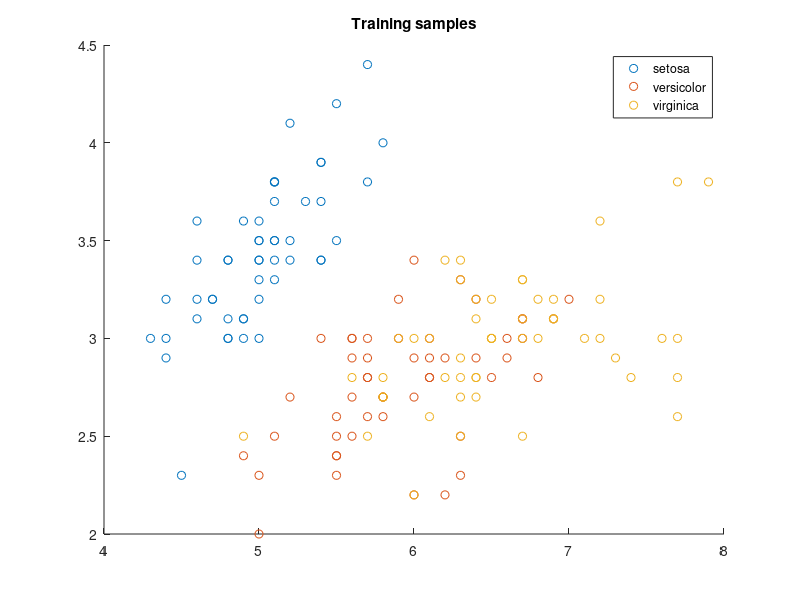

This chart was generated by the following MATLAB code: (Note: this script raises an error after producing the figure.)
% Parzen windows classifier applied to Fisher's iris data
% --------------------------------------------------
% Author: 2006 Jussi Tohka, Institute of Signal Processing
% Tampere University of Technology, Finland
% --------------------------------------------------
% Permission to use, copy, modify, and distribute this software 
% for any purpose and without fee is hereby
% granted. The author and Tampere University of Technology 
% make no representations
% about the suitability of this software for any purpose.  It is
% provided "as is" without express or implied warranty

load fisheriris
gscatter(meas(:,1),meas(:,2),species)
title('Training samples')
[y,x1] = parzen(meas(:,1),100,4*4/100);
[y,x2] = parzen(meas(:,2),100,4*4/100);
% Parzen estimation assuming features 1 and 2 independent
y1c1 = parzen(meas(1:50,1),x1,4*4/100); 
y1c2 = parzen(meas(51:100,1),x1,4*4/100); 
y1c3 = parzen(meas(101:150,1),x1,4*4/100); 
y2c1 = parzen(meas(1:50,2),x2,4*4/100); 
y2c2 = parzen(meas(51:100,2),x2,4*4/100); 
y2c3 = parzen(meas(101:150,2),x2,4*4/100); 

yc1 = kron(y2c1',y1c1);
yc2 = kron(y2c2',y1c2);
yc3 = kron(y2c3',y1c3);

figure
surf(x1,x2,yc1,3*ones(size(yc1)))
hold
surf(x1,x2,yc2,2*ones(size(yc1)))
surf(x1,x2,yc3,1*ones(size(yc1)))
title('Parzen estimates');
figure
surf(x1,x2,yc1,3*ones(size(yc1)))
hold
surf(x1,x2,yc2,2*ones(size(yc1)))
surf(x1,x2,yc3,1*ones(size(yc1)))
view(0,90)
title('Decision regions')